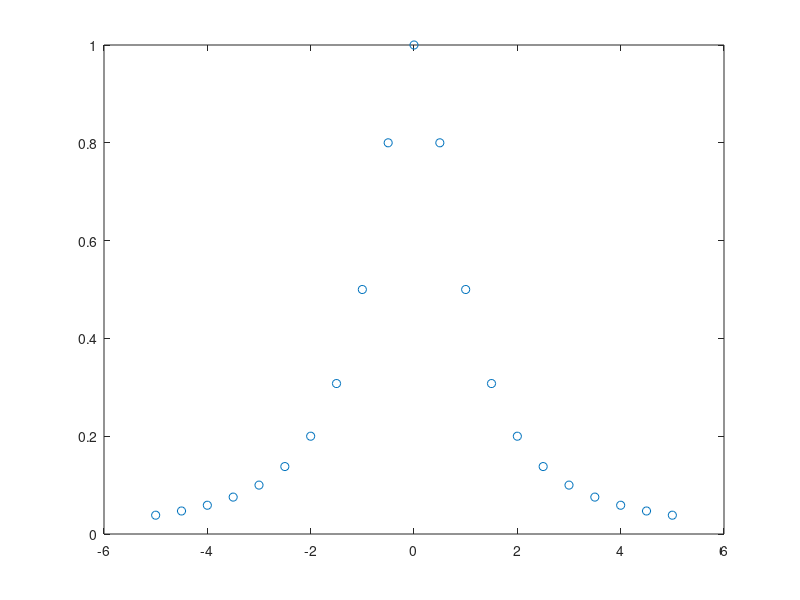

Write the MATLAB code that produced this figure.
clc;clear;close
f = @(x) 1 ./ (x.^2 + 1);
v = zeros(21,1);
for i = 1:21
    v(i) = -5+0.5*(i-1);
end
h = f(v);
plot(v,h, 'o')
